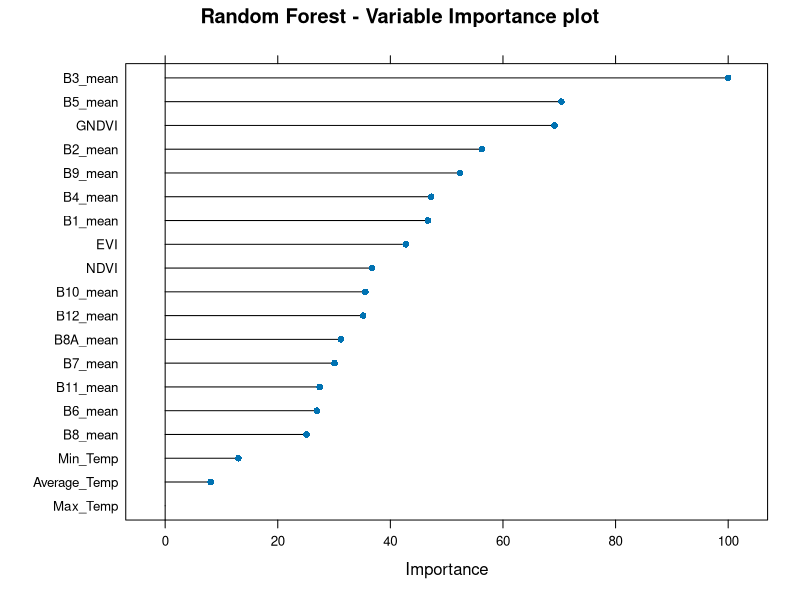

Reproduce this figure in R.
# Load packages
# https://www.machinelearningplus.com/machine-learning/caret-package/
# https://www.youtube.com/watch?v=fSytzGwwBVw
library(tidyverse)
library(caret)

# Set the folder location
#setwd('~/Dropbox/RS Project/RSSTARTUP_repo/Product_Development/Yield_forcasting_R/Innovation_laboratory_EAGLE')
setwd('/home/diego/GITHUP_REPO/Innovation_laboratory_EAGLE')

# Import dataset
# The dataset used is summary_fn.csv, which was clean but the original one
# is summary.csv
Field_Carmen <- read.csv('./Original_data/summary_fn.csv')

# Structure of the dataframe
str(Field_Carmen)

# See top 6 rows and 10 columns
head(Field_Carmen[, 1:10])

# Split the data into training and test set
set.seed(123)
training.samples <- Field_Carmen$Kg_He %>%
  createDataPartition(p = 0.75, list = FALSE)

train.data  <- Field_Carmen[training.samples, ]
test.data <- Field_Carmen[-training.samples, ]

################################################################################

# Build the model
#model <- lm(Kg_He ~., data = train.data)

# Observe the model
#model

# It is because, one of your dependent variables has NA for Coefficients given as
# output by the lm(..) function. Such a variable is making no difference to the 
# model, often due to multicollinearity problem ie, that predictor variable is 
# linearly dependent on other predictor variables OR because, that predictor 
# variable is constant for all the records(rows). The best thing to do is to drop
# that variable from the formula in lm(..) function and do the regression again.

# Make predictions and compute the R2, RMSE and MAE
#predictions <- model %>% predict(test.data, na.action=na.exclude)

#data.frame( R2 = R2(predictions, test.data$Kg_He),
#            RMSE = RMSE(predictions, test.data$Kg_He),
#            MAE = MAE(predictions, test.data$Kg_He))

#RMSE(predictions, test.data$Kg_He)/mean(test.data$Kg_He)

################################################################################

# ordinal RandomForest
# Define training control
set.seed(234)
train.control <- trainControl(method = "none")

# Train the model
model <- train(Kg_He ~., data = Field_Carmen, 
               method = "rf",
               ntree = 1000,
               trControl = train.control,
               tuneGrid = data.frame(mtry = 6))

# Summarize the results
print(model)

# Make predictions and compute the R2, RMSE and MAE
predictions <- model %>% predict(test.data, na.action=na.exclude)

predictions

data.frame( R2 = R2(predictions, test.data$Kg_He),
            RMSE = RMSE(predictions, test.data$Kg_He),
            MAE = MAE(predictions, test.data$Kg_He))

RMSE(predictions, test.data$Kg_He)/mean(test.data$Kg_He)

# variable importance
gbmImp <- varImp(model, scale = T)
gbmImp

# Save boxplot as .png
png(file = './Plots/Variable_Importance.png', units = "px",
    width = 600, height = 700)
plot(gbmImp, top = 19, main = "Random Forest - Variable Importance plot")
dev.off()
